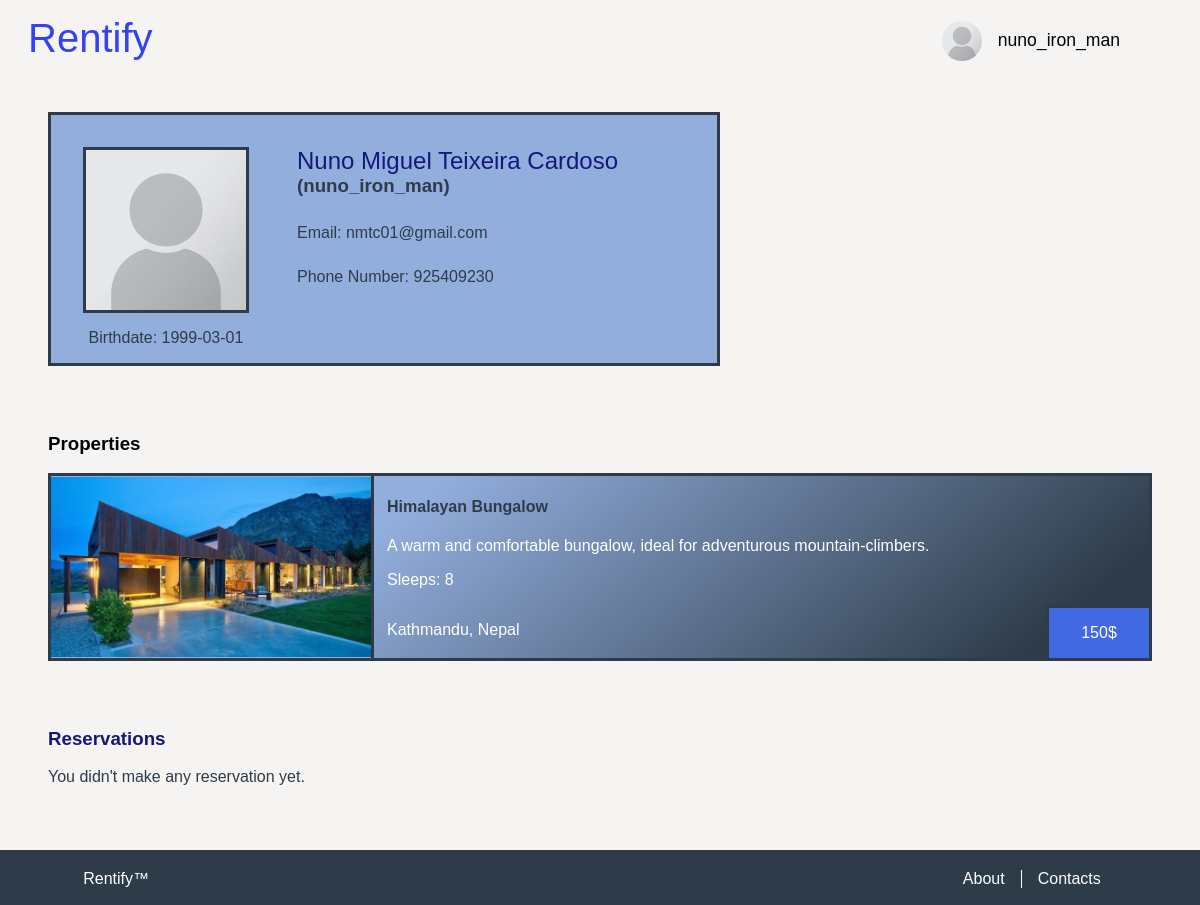
/pages/user.php (signed in), run on the app's committed database.
### tables this page shows
CREATE TABLE User(
    username TEXT UNIQUE PRIMARY KEY,
    full_name TEXT NOT NULL,
    birthdate DATE NOT NULL,
    phone INTEGER NOT NULL,
    email TEXT NOT NULL,
    password_hash INTEGER NOT NULL,
    image_name TEXT NOT NULL 
);

CREATE TABLE Property(
    id INTEGER PRIMARY KEY AUTOINCREMENT,
    owner_username TEXT REFERENCES User(username) ON DELETE CASCADE ON UPDATE CASCADE,
    title TEXT NOT NULL,
    price_per_day REAL NOT NULL,
    location TEXT NOT NULL,
    description TEXT NOT NULL,
    sleeps INTEGER NOT NULL,

    CONSTRAINT minimum_sleeps CHECK (sleeps > 0)
);

CREATE TABLE PropertyImage(
    property_id INTEGER REFERENCES Property(id),
    image_name TEXT NOT NULL,
    PRIMARY KEY(property_id, image_name)
);

### database/user.php (called while the page is built, shortened)
<?php
  include_once "../database/connection.php";
  function getUserInfo($username, $password){
    global $db;
    $stmt = $db->prepare('SELECT * FROM User WHERE username = ? AND password_hash = ?');
    $stmt->execute(array($username, $password));
    return $stmt->fetch();
  }
  function getUserPassword($username){
    global $db;
    $stmt = $db->prepare('
        SELECT password_hash as password
        FROM User
        WHERE username = ?
    ');
    $stmt->execute(array($username));
    return $stmt->fetch();
  }
  function getUserImagePath($username) {
    global $db;
    $stmt = $db->prepare('
        SELECT image_name
        FROM User
        WHERE username = ?
    ');
    $stmt->execute(array($username));
    return $stmt->fetch();
  }
?>

### database/property.php (called while the page is built, shortened)
<?php
    include_once "../database/connection.php";
    function getPropertyInfo($id){
        global $db;
        $stmt = $db->prepare('
            SELECT *
			FROM Property
            WHERE id = ?
        ');
		$stmt->execute(array($id));
        $propertyInfo = $stmt->fetch();
        return $propertyInfo;
    }
    function getPropertyImages($id){
        global $db;
        $stmt = $db->prepare('
            SELECT PropertyImage.image_name as image
            FROM Property
            JOIN PropertyImage
            ON Property.id = PropertyImage.property_id
            WHERE Property.id = ?
        ');
        $stmt->execute(array($id));
        $propertyImages = $stmt->fetchAll();
        return $propertyImages;
    }
    function getUserProperties($username){
        global $db;
        $stmt = $db->prepare('
            SELECT Property.id as id
            FROM Property
            WHERE owner_username = ?
        ');
        $stmt->execute(array($username));
        return $stmt->fetchAll();
    }
?>

### database/reservations.php (called while the page is built, shortened)
<?php
    include_once "../database/connection.php";
    function getUserReservations($username){
        global $db;
        $stmt = $db->prepare('SELECT * FROM Reservation WHERE tourist_username = ?');
        $stmt->execute(array($username));
        return $stmt->fetchAll();
    }
?>

### pages/user.php (the view, shortened to what this page needs)
<?php
    include_once "../includes/init.php";
    include_once "../database/property.php";
    include_once "../database/user.php";
    include_once "../database/reservations.php";
    include_once "../templates/tpl_common.php";
    include_once "../templates/tpl_scroll_top.php";
    $username = $_SESSION['username'];
    $password_hash = getUserPassword($username)['password'];
    $user_info = getUserInfo($username, $password_hash);
    $property_ids = getUserProperties($username);
    $reservations = getUserReservations($username);
    document_main_part();
?>
        <link href="../css/user_page.css" rel="stylesheet">
        <link href="../css/properties_list.css" rel="stylesheet">
        <link href="../css/profile.css" rel="stylesheet">
    </head>
    <body>
        <?php
            draw_header('change_profile.php', 'Change Profile');
        ?>
        <section id="user_info">
            <div id="fit_crop">
                <img src="../images/<?=$user_info['image_name']?>"/>
            </div>
            <div id="headers">
                <h2><?=$user_info['full_name']?></h2>
                <h3>(<?=$user_info['username']?>)</h3>
            </div>
            <p id="email">Email: <?=$user_info['email']?></p>
            <p id="phone">Phone Number: <?=$user_info['phone']?></p>
            <p id="birthdate">Birthdate: <?=$user_info['birthdate']?></p>
        </section>
        <section id="properties">
            <h3 id="properties_h">Properties</h3>
        <?php
        if(count($property_ids) == 0){
        ?>
            <p>You didn't register any property yet.</p>
        <?php
        }
        else{
            foreach ($property_ids as $id) {
                $property_info = getPropertyInfo($id['id']);
                $property_images = getPropertyImages($id['id']);
            ?>
            <a href="property_page.php?property=<?=$id['id']?>">
                <article id="property">
                    <div id="image">
                        <img src="../images/<?=$property_images[0]['image']?>"/>
                    </div>
                    <h4 id="property_name"><?=$property_info['title']?></h4>
                    <p id="description"><?=$property_info['description']?></p>
                    <div id="price_box">
                        <p id="price"><?=$property_info['price_per_day']?></p>
                    </div>
                    <p id="sleeps"><?=$property_info['sleeps']?></p>
                    <p id="location"><?=$property_info['location']?></p>
                </article>
            </a>
            <?php
            }
        }
        ?>
        </section>
        <section id="user_reservations">
            <h3>Reservations</h3>
        <?php
        if(count($reservations) == 0){
        ?>
            <p>You didn't make any reservation yet.</p>
        <?php
        }
        ?>
        </section>
<?php
    draw_footer(true);
?>

### templates/tpl_common.php (shortened to what this page needs)
<?php
include_once "../includes/init.php";
include_once "../database/user.php";
function draw_user_image(){
    $image_name = getUserImagePath($_SESSION['username']);
    $image_path = "../images/".$image_name['image_name'];
    echo "<img src=".$image_path." alt=\"User's photo\" id=\"user_photo\">";
}
function draw_header($page, $name){
?>
    <header>
        <div id="fixed">
        <h1><a href="index.php"> Rentify </a></h1>
        <?php
        if(isset($_SESSION['username'])) {
        ?>
            <div class="dropdown">
                <?php draw_user_image(); ?>
                <button  class="dropdown_button" id="user_badge" > <?php echo $_SESSION['username'] ?> </button>
            </div>
        <?php
        }
        ?>
        </div>
    </header>
<?php
}
?>
<?php
function document_main_part(){
?>
<!DOCTYPE html>
<html lang="en">
    <head>
        <link href="../css/layout.css" rel="stylesheet">
        <link href="../css/style.css" rel="stylesheet">
<?php
}
function draw_footer($include_button){
?>
        <footer id="footer">
            <p><a href="../pages/index.php">Rentify™</a></p>
            <ul>
                <li><a href="../pages/about.php">About</a></li>
                <li><a href="../pages/contacts.php">Contacts</a></li>
            </ul>
        </footer>
    </body>
</html>
<?php
}
?>

### css/layout.css (style rules this page uses)
body { background-color: #F5F4F3; margin: 0; height: 100vh; display: grid; grid-template-rows: [header] auto [nav] auto [properties] 1fr [footer] auto [end]; }
body > header { height: 3.0em; }
body > header h1 { grid-column: 1; grid-row-start: 1; grid-row-end: 3; padding-left: 0.3em; padding-right: 0.3em; }
body > header #user_photo { width: 40px; border-radius: 50%; align-self: center; }
body > header #user_badge { font-size: 1.1em; color: black; }
.dropdown { display: grid; grid-column: 3; grid-row: 1; grid-template-columns: 1fr 1fr; grid-template-rows: 1.2fr 0.1fr; justify-items: start; margin-right: 3em; }
.dropdown .dropdown_button { cursor: pointer; font-size: 16px; border: none; outline: none; color: white; padding: 14px 16px; background-color: inherit; font-family: inherit; margin: 0; grid-row: 1; grid-column: 2; }

### css/style.css (style rules this page uses)
body > header { padding-bottom: 1em; z-index: 2; }
body > header #fixed { position: fixed; padding: 1em; background-color: #F5F4F3; height: inherit; display: grid; grid-template-columns: 6fr auto 1fr; }
body > header h1 { margin: 0; }
body > header a { color: #3542f0; font-weight: lighter; text-decoration: none; outline: none; }
body { font-family: 'Trebuchet MS', Helvetica, sans-serif; color: black; font-weight: lighter; }
body h1, body h2 { font-family: 'Trebuchet MS', Helvetica, sans-serif; color: black; font-weight: lighter; }
header h1 { font-size: 2.5em; }
#footer { font-family: "Helvetica"; }
html { height: 100%; }
#footer { display: grid; grid-template-columns: auto 0.1fr; background-color: #2e3c49; padding: 0.2em; text-align: center; margin: 0; height: 3em; align-self: end; }
#footer p { grid-column: 1; text-align: left; margin-left: 5em; }
#footer ul { display: flex; grid-column: 2; flex-direction: row; padding-left: 0%; text-align: right; margin-right: 5em; }
#footer li { display: block; flex: 1; list-style-type: none; padding-right: 1em; padding-left: 1em; }
#footer li:first-of-type { border-right: 1px solid white; }
#footer a { color: white; text-decoration: none; }

### css/user_page.css (style rules this page uses)
#user_info h2 { color: #12197a; }
#user_reservations { padding: 0em 3em 3em 3em; color: #2e3c49 }
#user_reservations h3 { color: #12197a; }

### css/properties_list.css (style rules this page uses)
#properties { padding: 0em 3em 3em 3em; }
#properties #properties_h { color: black; }
#properties #property { display: grid; border: solid #2e3c49; grid-template-columns: 320px auto 103px; grid-template-rows: auto 1fr; background: linear-gradient(140deg, #92aedd 30%, #2e3c49 90%); }
#properties a { text-decoration: none; }
#properties #property #image { background: #92aedd; width: 320px; border-right: solid #2e3c49; grid-column: 1; grid-row-start: 1; grid-row-end: 6; display:flex; align-items: center; }
#properties #property #image img { width: 320px; margin: auto; }
#properties #property #property_name { grid-column: 2; grid-row: 1; padding-left: 1em; color: #2e3c49; }
#properties #property #description { grid-column-start: 2; grid-column-end: 3; grid-row: 2; padding-left: 1em; color: white; margin: 0%; }
#properties #property #sleeps::before { content: 'Sleeps: ' }
#properties #property #sleeps { grid-column: 2; grid-row: 3; padding-left: 1em; color: white; }
#properties #property #price_box { grid-column: 3; grid-row: 4; align-self: end; height: 50px; width: 100px; border: solid #2e3c49; border-width: 0.2em 0em 0em 0.2em; background: royalblue; }
#properties #property #price { text-align: center; color: white; }
#properties #property #price::after { content: '$'; }
#properties #property #location { grid-column: 2; grid-row: 4; padding-left: 1em; color: white; }

### css/profile.css (style rules this page uses)
#user_info { display: grid; grid-template-columns: 0.4fr auto; grid-template-rows: auto; margin: 3em; margin-right: 40%; border: solid #2e3c49; background: #92aedd; }
#user_info #fit_crop { grid-column: 1; grid-row-start: 1; grid-row-end: 4; max-height: 160px; width: 160px; height: 160px; overflow: hidden; margin: 2em 2em 0em 2em; border: solid #2e3c49 }
#user_info img { width: 160px; }
#user_info #headers { margin-top: 16px; grid-column: 2; grid-row: 1; }
#user_info h2 { margin: 16px 0px 0px 16px; }
#user_info h3 { margin: 0px 0px 0px 16px; color: #2e3c49; }
#user_info #email { grid-column: 2; grid-row: 2; margin: 0px 0px 0px 16px; color: #2e3c49; }
#user_info #phone { grid-column: 2; grid-row: 3; margin: 0px 0px 0px 16px; color: #2e3c49; }
#user_info #birthdate { grid-column: 1; grid-row: 4; text-align: center; color: #2e3c49; }

### data on the page
user: image_name (placeholder picture), full_name "Nuno Miguel Teixeira Cardoso", username "nuno_iron_man", email "nmtc01@gmail.com", phone "925409230", birthdate "1999-03-01"
property: propertyimage.image_name (picture), title "Himalayan Bungalow", description "A warm and comfortable bungalow, ideal for adventurous mountain-climbers.", price_per_day "150", sleeps "8", location "Kathmandu, Nepal"

### other printed values
$_SESSION['username'] "nuno_iron_man"
